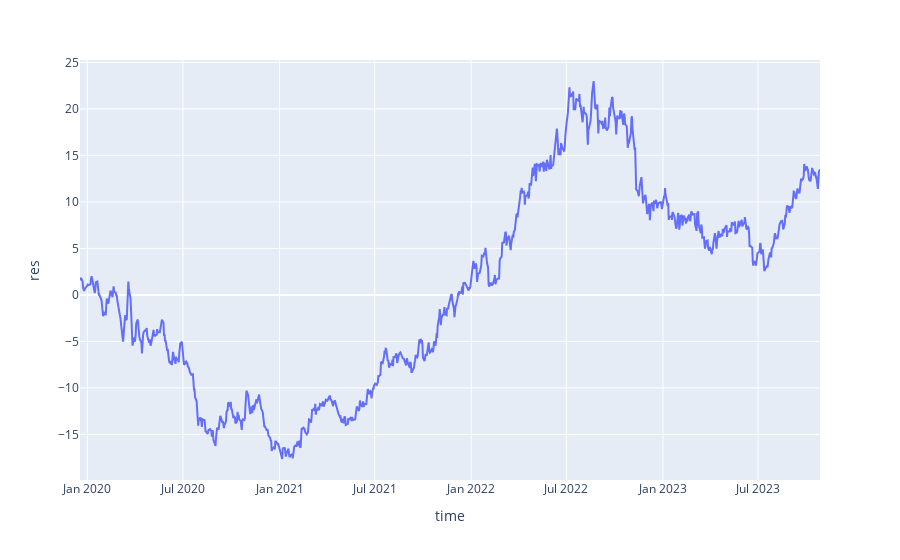

The code cell stored with this chart in its notebook:
### Code cell
px.line(df, x='time', y='res')

### Figure 1 — Plotly figure (JSON) as saved in the notebook; plotly's stock layout.template omitted (floating-point values rounded to 4 significant figures; data arrays with more than 128 entries replaced by an {"elided": "..."} marker saying what was removed)
{"data": [{"hovertemplate": "time=%{x}<br>res=%{y}<extra></extra>", "legendgroup": "", "line": {"color": "#636efa", "dash": "solid"}, "marker": {"symbol": "circle"}, "mode": "lines", "name": "", "orientation": "v", "showlegend": false, "type": "scatter", "x": {"elided": "1000 str values"}, "xaxis": "x", "y": {"elided": "1000 float values"}, "yaxis": "y"}], "layout": {"legend": {"tracegroupgap": 0}, "margin": {"t": 60}, "xaxis": {"anchor": "y", "domain": [0, 1], "title": {"text": "time"}}, "yaxis": {"anchor": "x", "domain": [0, 1], "title": {"text": "res"}}}}
